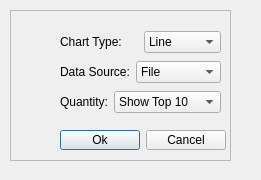
<?xml version="1.0" encoding="UTF-8"?>
<ui version="4.0">
 <class>WordFrequencyDialog</class>
 <widget class="QDialog" name="WordFrequencyDialog">
  <property name="geometry">
   <rect>
    <x>0</x>
    <y>0</y>
    <width>261</width>
    <height>180</height>
   </rect>
  </property>
  <property name="windowTitle">
   <string>Dialog</string>
  </property>
  <widget class="QFrame" name="frame">
   <property name="geometry">
    <rect>
     <x>10</x>
     <y>10</y>
     <width>221</width>
     <height>151</height>
    </rect>
   </property>
   <property name="frameShape">
    <enum>QFrame::StyledPanel</enum>
   </property>
   <property name="frameShadow">
    <enum>QFrame::Raised</enum>
   </property>
  </widget>
  <widget class="QWidget" name="">
   <property name="geometry">
    <rect>
     <x>60</x>
     <y>130</y>
     <width>166</width>
     <height>20</height>
    </rect>
   </property>
   <layout class="QHBoxLayout" name="horizontalLayout_4">
    <item>
     <widget class="QPushButton" name="okButton">
      <property name="text">
       <string>Ok</string>
      </property>
     </widget>
    </item>
    <item>
     <widget class="QPushButton" name="pushButton_2">
      <property name="text">
       <string>Cancel</string>
      </property>
     </widget>
    </item>
   </layout>
  </widget>
  <widget class="QWidget" name="">
   <property name="geometry">
    <rect>
     <x>60</x>
     <y>30</y>
     <width>161</width>
     <height>24</height>
    </rect>
   </property>
   <layout class="QHBoxLayout" name="ChartLayout">
    <item>
     <widget class="QLabel" name="ChartLabel">
      <property name="text">
       <string>Chart Type:</string>
      </property>
     </widget>
    </item>
    <item>
     <widget class="QComboBox" name="ChartCombo">
      <item>
       <property name="text">
        <string>Line</string>
       </property>
      </item>
      <item>
       <property name="text">
        <string>Bar</string>
       </property>
      </item>
      <item>
       <property name="text">
        <string>Pie</string>
       </property>
      </item>
     </widget>
    </item>
   </layout>
  </widget>
  <widget class="QWidget" name="">
   <property name="geometry">
    <rect>
     <x>60</x>
     <y>60</y>
     <width>161</width>
     <height>24</height>
    </rect>
   </property>
   <layout class="QHBoxLayout" name="DataLayout">
    <item>
     <widget class="QLabel" name="DataLabel">
      <property name="text">
       <string>Data Source:</string>
      </property>
     </widget>
    </item>
    <item>
     <widget class="QComboBox" name="FileCombo">
      <item>
       <property name="text">
        <string>File</string>
       </property>
      </item>
      <item>
       <property name="text">
        <string>Auto Generated</string>
       </property>
      </item>
     </widget>
    </item>
   </layout>
  </widget>
  <widget class="QWidget" name="">
   <property name="geometry">
    <rect>
     <x>60</x>
     <y>90</y>
     <width>161</width>
     <height>24</height>
    </rect>
   </property>
   <layout class="QHBoxLayout" name="QuantityLayout">
    <item>
     <widget class="QLabel" name="QuantityLabel">
      <property name="text">
       <string>Quantity:</string>
      </property>
     </widget>
    </item>
    <item>
     <widget class="QComboBox" name="QuantityCombo">
      <item>
       <property name="text">
        <string>Show Top 10</string>
       </property>
      </item>
      <item>
       <property name="text">
        <string>Show Top 20</string>
       </property>
      </item>
      <item>
       <property name="text">
        <string>Show All Words</string>
       </property>
      </item>
     </widget>
    </item>
   </layout>
  </widget>
 </widget>
 <resources/>
 <connections/>
</ui>
